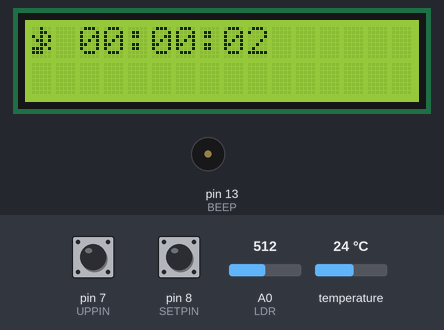
Simulated run of this sketch. Board: Arduino Uno, built with avr-gcc and run on an emulated ATmega328P. Parts: 16×2 character LCD, buzzer (waves = sounding, pin HIGH). Inputs (shaded band) come from the test bench; at power-on: pin 7 (UPPIN) LOW, temperature 24 °C, pin 8 (SETPIN) LOW, A0 (LDR) = 512. Pins used as bus, display or sensor lines are not drawn.

Above: at 1.6 s.
1.7 s: pin 7 (UPPIN) pulled HIGH for 0.15 s
At 2.8 s:
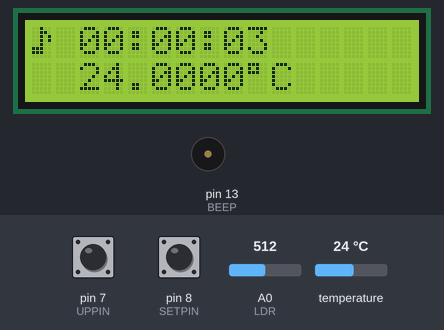
4.5 s: temperature set to 10.5 °C
At 6.8 s:
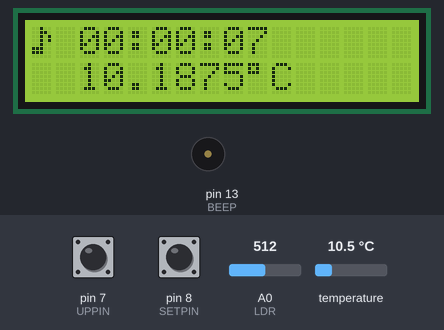
8.5 s: temperature set to 9.3 °C
At 10.4 s:
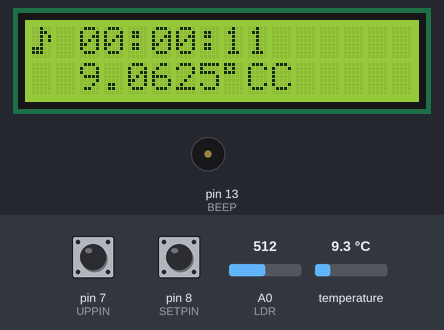
14.8 s: pin 7 (UPPIN) pulled HIGH for 1 s
At 15.8 s:
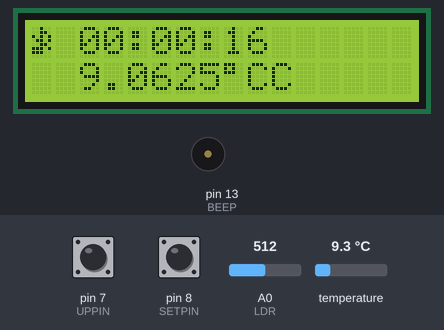
18.5 s: temperature set to 12 °C
At 20.4 s:
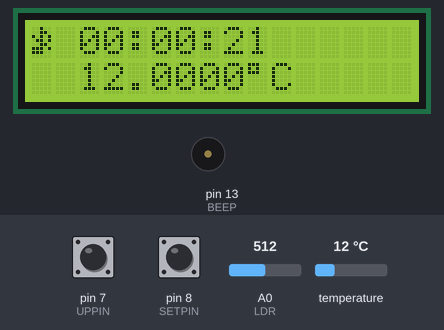
24.5 s: pin 8 (SETPIN) pulled HIGH for 0.15 s
At 25.3 s:
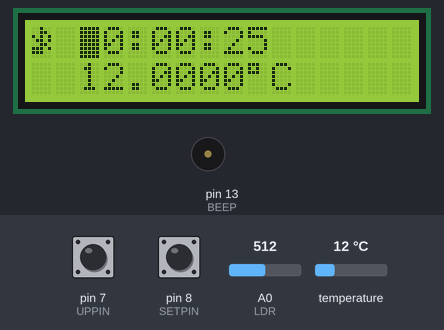
Timing chart, 0 to 27.1 s (numbered marks = the images above; inputs shaded):
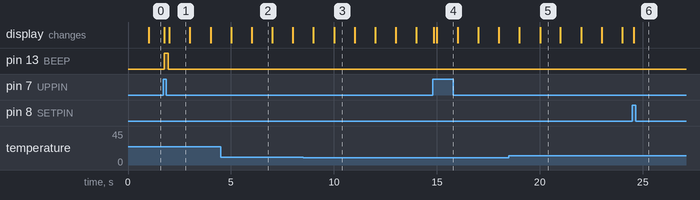

The sketch:

Digital_thermo_DS18B20_clock_LCD_int.ino
```cpp
/******************************************************************************
 * Digital thermometer and clock using LCD display and DS18B20 as a sensor.
 * Display is an LCD 16x2 character display in 4-bit mode.
 *
 * Temperature sampling and display is handled via Timer 1 interrupt (generated every 1 s).
 *
 * Clock works in 24h mode. It is possible to switch on/off beep at o'clock hour.
 *
 * Timer 1 prescaler setting: 1024
 * Timer 1 compare match register: 15624.
 *
 * (C) 2014, 2015 Mariusz Musiał
 *
 * 2015.01.18  Added LCD backlight brightness control in function of ambient light intensity (LDR-based)
 ******************************************************************************/

// Definition of pins to which clock adjustment buttons are connected
#define SETPIN     8
#define UPPIN      7

// Define the analog input pin for reading ambient light level
#define LDR        0
#define LDRMIN   200               // lower limit of LDR analog reading, will result in lowest brightness of LCD
#define LDRMAX   650               // higer limit of LDR analog reading, will result in highest brightness of LCD
#define LDRHYST   10               // Hysteresis value for LDR ambient light reading
#define BLMIN     32               // PWM value for min backlight brightness
#define BLMAX    255               // PWM value for max backlight brightness

#define LCDBL      6               // PWM pin cntrolling the LCD backlight brightness

// define clock setup modes (states)
#define SMIDLE     0
#define SMTHOUR    1               // setting tens of hours
#define SMUHOUR    2               // setting units of hours
#define SMTMINUTE  3               // setting tens of minutes
#define SMUMINUTE  4               // setting units of minutes

#define SEC        2
#define MIN        1
#define HOUR       0

#define CLOCKSTARTCOL 2            // first column for clock display

// Definition of buttons pressed
#define BNONE      0               // no button pressed
#define BSETUP     1               // SETUP button pressed
#define BUP        2               // UP button pressed

#define BEEP      13               // the onboard LED pin
#define BEEPTIME 200               // time in ms for beep function

#define ONEWIREBUS 10              // pin number where the OneWire device is connected to

#include <math.h>
#include <OneWire.h>
#include <Wire.h>                  // required by New LiquidCrystal
#include <LiquidCrystal.h>         // New LiquidCrystal

// DS18B20 Temperature chip i/o
OneWire ds(ONEWIREBUS);            // on pin ONEWIREBUS
// global variables for handling DS18B20 device
byte addr[8];                      // array for holding the device address on the OneWire bus
boolean dsfound = false;
boolean startConversion = true;    // if set then the conversion is called, otherwise readout. It is used in the timer 1 interrupt routine

// clock variables
byte clock[3] = {
  0,0,0};                          // array holding curent time for display: hour, minute, seconds (in binary)
byte tmpClock[3] = {
  0,0,0};
boolean beepflag = false;          // flags if sharp hour beeps or not
boolean notestate = false;         // note displayed in off state

// global variables for handling clock setup/adjustmen
byte setupMode = SMIDLE;           // state variable for handling time addjustment procedure
char timeString[] = {
  "00:00:00"};                     // here the string for current time is constructed
int buttonSetupState;              // the current reading from the input pin
int lastButtonSetupState = LOW;    // the previous reading from the input pin
int buttonUpState;                 // the current reading from the input pin
int lastButtonUpState = LOW;       // the previous reading from the input pin
long lastSetupDebounceTime = 0;    // the last time the output pin for Setuo button was toggled
long lastUpDebounceTime = 0;       // the last time the output pin for Up button was toggled
long debounceDelay = 50;           // the debounce time; increase if the output flickers

// initialize the library with the numbers of the interface pins
LiquidCrystal lcd(12, 11, 5, 4, 3, 2);
//                 |   |  |  |  |  |
//                 |   |  |  |  |  \-- D7
//                 |   |  |  |  \----- D6
//                 |   |  |  \-------- D5
//                 |   |  \----------- D4
//                 |   \-------------- Enable
//                 \------------------ RS

byte noteon[8] = {
  0b00100,0b00110,0b00101,0b00101,0b00100,0b11100,0b11100,0b00000};
byte noteoff[8] = {
  0b00100,0b00110,0b10101,0b01101,0b00110,0b11101,0b11100,0b00000};

int currentLDR, lastLDR;           // reading of the ambient light value. last is updated only if current is greater or lower more than hysteresis value

void setup() {

  // Serial.begin(9600);

  // Configure pins for setting the clock
  pinMode(BEEP, OUTPUT);
  digitalWrite(BEEP, LOW);         // switch off the onboard LED

  pinMode(SETPIN,INPUT);           // button for entering and cycling through setup modes
  pinMode(UPPIN,INPUT);            // button for scrolling up values of clock digits

  pinMode(LDR,INPUT);              // analog in for LDR divider
  pinMode(LCDBL,OUTPUT);           // PWM control of LCD backlight brightness

  lastLDR = analogRead(LDR);
  // clamp the reading
  lastLDR = lastLDR < LDRMIN ? LDRMIN : lastLDR;
  lastLDR = lastLDR > LDRMAX ? LDRMAX : lastLDR;
  // set initial value of backlight brightness
  analogWrite(LCDBL,map(lastLDR,LDRMIN,LDRMAX,BLMIN,BLMAX));

  cli();                           //stop interrupts

  //set timer1 interrupt at 1Hz
  TCCR1A = 0;                      // set entire TCCR1A register to 0
  TCCR1B = 0;                      // same for TCCR1B
  TCNT1  = 0;                      //initialize counter value to 0
  // set compare match register for 1hz increments
  OCR1A = 15624;                   // = (16*10^6) / (1*1024) - 1 (must be <65536)
  // turn on CTC mode
  TCCR1B |= (1 << WGM12);
  // Set CS10 and CS12 bits for 1024 prescaler
  TCCR1B |= (1 << CS12) | (1 << CS10);
  // enable timer compare interrupt
  TIMSK1 |= (1 << OCIE1A);

  sei();                          //allow interrupts

  // look for DS18B20 device
  ds.reset_search();
  if (ds.search(addr)) {
    if (OneWire::crc8(addr, 7) == addr[7])
      if (addr[0] == 0x28)
        dsfound = true;
  }
  else
    ds.reset_search();

  // set up the LCD's number of columns and rows:
  lcd.begin(16, 2);

  lcd.createChar (0, noteon);     // load character to the LCD
  lcd.createChar (1, noteoff);    // load character to the LCD

  lcd.setCursor(0,0);
  lcd.print(char(1));             // print note off
}

void loop() {
  byte button = BNONE;

  if(!dsfound) {                   // if DS18B20 was not foud at setup try to find it here
    ds.reset_search();
    if (ds.search(addr)) {
      if (OneWire::crc8(addr, 7) == addr[7])
        if (addr[0] == 0x28)
          dsfound = true;
    }
    else
      ds.reset_search();
  }

  currentLDR = analogRead(LDR);
  // clamp the reading
  currentLDR = currentLDR < LDRMIN ? LDRMIN : currentLDR;
  currentLDR = currentLDR > LDRMAX ? LDRMAX : currentLDR;

  if((lastLDR - currentLDR) > LDRHYST || (currentLDR - lastLDR) > LDRHYST)
    lastLDR = currentLDR;

  // check if the any of the clock adjustment buttons is pressed
  button = readClockButtons(SETPIN, UPPIN);
  if(button == BSETUP)                    // if SETUP button is pressed
  {
    setupMode += 1;                       // cycle trough setup states
    if(setupMode > SMUMINUTE)             // if we cycled through all states
    {
      setupMode = SMIDLE;                 // we return do idle
      clock[HOUR] = tmpClock[HOUR];       // and copy adjusted clock values to main clock array
      clock[MIN] = tmpClock[MIN];         // and copy adjusted clock values to main clock array
      clock[SEC] = 0;                     // reset seconds counter
      lcd.noBlink();
    }
    if(setupMode != SMIDLE)               // probably it could be 'else' here; if not idle state
    {
      clockSetup(setupMode);              // prepare for adjusting clock digit
    }
  }
  if(button == BUP)                       // if UP button is pressed
  {
    if(setupMode != SMIDLE)               // and we are in the adjustment mode
    {
      clockAdjust(setupMode);             // cycle through allowed values at each button press
    }
    else                                  // beep is toggled outside normal adjust mode
    {
      lcd.setCursor(0,0);
      if(notestate)
      {
        notestate = false;
        lcd.print(char(1));
      }
      else
      {
        notestate = true;
        lcd.print(char(0));
        beep();
      }
    }
  }

  if(beepflag && notestate)               // if beep-on-sharp is on (notestate = true) and timer 1 ISR orders beep
  {
    beep();
    beepflag = false;
  }
}

byte readClockButtons(byte setupPin, byte upPin) {
  byte buttonPressed = BNONE;
  byte testSetup, testUp;

  testSetup = digitalRead(setupPin);
  // check to see if you just pressed the button
  // (i.e. the input went from LOW to HIGH),  and you've waited
  // long enough since the last press to ignore any noise:

  // If the switch changed, due to noise or pressing:
  if (testSetup != lastButtonSetupState)
  {
    // reset the debouncing timer
    lastSetupDebounceTime = millis();
  }

  if ((millis() - lastSetupDebounceTime) > debounceDelay)
  {
    // whatever the reading is at, it's been there for longer
    // than the debounce delay, so take it as the actual current state:

    // if the button state has changed:
    if (testSetup != buttonSetupState)
    {
      buttonSetupState = testSetup;

      if (buttonSetupState == HIGH)
        buttonPressed = BSETUP;
      else
        buttonPressed = BNONE;
    }
  }
  lastButtonSetupState = testSetup;

  if(buttonPressed == BNONE)
  {
    testUp = digitalRead(upPin);
    if (testUp != lastButtonUpState)
    {
      // reset the debouncing timer
      lastUpDebounceTime = millis();
    }

    if ((millis() - lastUpDebounceTime) > debounceDelay)
    {
      // whatever the reading is at, it's been there for longer
      // than the debounce delay, so take it as the actual current state:

      // if the button state has changed:
      if (testUp != buttonUpState)
      {
        buttonUpState = testUp;

        if (buttonUpState == HIGH)
          buttonPressed = BUP;
        else
          buttonPressed = BNONE;
      }
    }
    lastButtonUpState = testUp;
  }

  return buttonPressed;
}

void clockSetup(byte setupmode) {
  int col;

  switch(setupmode) {
  case SMTHOUR:              // we are beginning adjustment
    for(int i = 0; i <= SEC; i++)
      tmpClock[i] = clock[i];
    col = CLOCKSTARTCOL;
    break;
  case SMUHOUR:              // during addjustment the temp time is displayed and addusted
    col = CLOCKSTARTCOL + 1;
    break;
  case SMTMINUTE:
    col = CLOCKSTARTCOL + 3;
    break;
  case SMUMINUTE:
    col = CLOCKSTARTCOL + 4;
    break;
  default:
    break;
  }
  lcd.setCursor(col,0);
  lcd.blink();
}

void clockAdjust(byte setupmode) {
  int thour, tmin, col;

  switch(setupmode) {
  case SMTHOUR:
    tmpClock[HOUR] += 10;                           // ----- this method clears hour units which may be present in clock
    if(tmpClock[HOUR] > 20)
      tmpClock[HOUR] = 0;
    col = CLOCKSTARTCOL;                            // col holds column number where the adjustment blinking cursor will be displayed
    break;
  case SMUHOUR:
    thour = tmpClock[HOUR] / 10;                    // remember tens of hour
    tmpClock[HOUR] = tmpClock[HOUR] % 10;           // leave only units of hour in temp variable
    tmpClock[HOUR] += 1;                            // we are working on units position, so increment units
    if(thour == 2)                                  // if tens of hour is 20, then units are limited to range 0-3
      if(tmpClock[HOUR] > 3)
        tmpClock[HOUR] = 0;
      else if(tmpClock[HOUR] > 9)                   // otherwise units are in the range of 0-9
          tmpClock[HOUR] = 0;
    tmpClock[HOUR] = 10 * thour + tmpClock[HOUR];   // recreate the full value of hour with new value of units
    col = CLOCKSTARTCOL + 1;
    break;
  case SMTMINUTE:
    tmpClock[MIN] += 10;                            // ----- this method clears minute units which may be present in clock
    if(tmpClock[MIN] > 50)
      tmpClock[MIN] = 0;
    col = CLOCKSTARTCOL + 3;
    break;
  case SMUMINUTE:
    tmin = tmpClock[MIN] / 10;                      // remember tens of minute
    tmpClock[MIN] = tmpClock[MIN] % 10;             // leave only units of minute in temp variable
    tmpClock[MIN] += 1;                             // we are working on units position, so increment units
    if(tmpClock[MIN] > 9)                           // otherwise units are in the range of 0-9
        tmpClock[MIN] = 0;
    tmpClock[MIN] = 10 * tmin + tmpClock[MIN];      // recreate the full value of hour with new value of units
    col = CLOCKSTARTCOL + 4;
    break;
  default:
    break;
  }
  timeString[6] = (tmpClock[SEC] / 10) + '0';
  timeString[7] = (tmpClock[SEC] % 10) + '0';
  timeString[3] = (tmpClock[MIN] / 10) + '0';
  timeString[4] = (tmpClock[MIN] % 10) + '0';
  timeString[0] = (tmpClock[HOUR] / 10) + '0';
  timeString[1] = (tmpClock[HOUR] % 10) + '0';
  lcd.setCursor(CLOCKSTARTCOL,0);
  lcd.print(timeString);
  lcd.setCursor(col,0);
  lcd.blink();
}

ISR(TIMER1_COMPA_vect) {

  // This function is called every second
  if(!setupMode)              // if clock setting is not in progress
  {
    clock[SEC] += 1;
    if(clock[SEC] == 60) {
      clock[SEC] = 0;
      clock[MIN] += 1;
      if(clock[MIN] == 60){
        clock[MIN] = 0;
        clock[HOUR] += 1;
        if(clock[HOUR] == 24)
          clock[HOUR] = 0;
      }
    }

    if((clock[MIN] == 0) && (clock[SEC] == 0) && notestate)  // if it's xx o'clock sharp and beep mode is on
      beepflag = true;                                       // order beep outside interrupt routine - beep requires delay

    timeString[6] = (clock[SEC] / 10) + '0';
    timeString[7] = (clock[SEC] % 10) + '0';
    timeString[3] = (clock[MIN] / 10) + '0';
    timeString[4] = (clock[MIN] % 10) + '0';
    timeString[0] = (clock[HOUR] / 10) + '0';
    timeString[1] = (clock[HOUR] % 10) + '0';

    // After updating time, the display of required data is handled.
    lcd.setCursor(CLOCKSTARTCOL,0);
    lcd.print(timeString);  // display mem is only written when the temperature is read

    // set LCD backlight brightness according to last LDR reading
    analogWrite(LCDBL,map(lastLDR,LDRMIN,LDRMAX,BLMIN,BLMAX));

    if(dsfound) {                                  // if DS18B20 has been found on the bus
      if(startConversion) {                        // and it's time for requesting conversion of temperature
        startDSConversion();                       // send conversion order to the device
        startConversion = false;                   // and change state to temperature readout
      }
      else                                         // it's time to read the temperature from the sensor
      {
        lcd.setCursor(2,1);
        lcd.print(readTempDS(),4);                 // read it and display
        lcd.print((char)223);
        lcd.write('C');
        startConversion = true;                    // and change state to temperature conversion
      }
    }
    else                                           // otherwise, if device is not found
    {
      lcd.setCursor(0,1);
      lcd.print("Missing sensor");   // display indication of missing temperature
    }
  }
}


/************************************************************************
 * startDSConversion
 * Input:
 * - nothing
 *
 * Output:
 * - nothing
 *
 * Globals:
 * - addr - array holding address of the DS18B20 device
 *
 * This function orders temperature conversion.
 * Some 750 ms is needed for a 12-bit conversion result, so the readout
 * of the result is called during the consecutive timer 1 interrupt.
 ************************************************************************/

void startDSConversion() {

  ds.reset();
  ds.select(addr);
  ds.write(0x44,0);         // start conversion
}

/************************************************************************
 * readTempDS
 * Input:
 * - nothing
 *
 * Output:
 * - value fo the temperature
 *
 * Globals:
 * - addr - array holding address of the DS18B20 device
 *
 * This function reads the temperature conversion result, ordered by
 * calling startDSConversion().
 * Some 750 ms is needed for a 12-bit conversion result, so the readout
 * of the result is called during the consecutive timer 1 interrupt after
 * the conversion request.
 *
 * 12-bit resolution is used, so the value is up to 4th decimal place.
 ************************************************************************/

float readTempDS()
{
  float temperature = 0.0;
  int rawtemp, rawint, rawfract;
  byte data[12];

  ds.reset();
  ds.select(addr);
  ds.write(0xBE);                         // Read Scratchpad

  for (int i = 0; i < 9; i++) {           // we need 9 bytes
    data[i] = ds.read();
  }

  rawtemp = (data[1] << 8) + data[0];     // we put the temperature conversion MSB and LSB into a single variable
  rawfract = rawtemp & 0x0F;              // and then split it into iteger
  rawint = rawtemp >> 4;                  // and fractional part.

  for(int i = 0; i < 4; i++)              // Then we convert it to float value
  {
    rawfract = rawfract >> i;
    temperature = temperature + (0.0625 * (i+1)) * (rawfract & 0x01);
  }
  temperature = temperature + (float) rawint;

  return temperature;
}

/************************************************************************
 * convTemp
 * Input:
 * - temperature - float value of the temperature to convert to string
 *
 * Output:
 * - tempString - char array holding the result of the conversion to string.
 *                The format is ' '/-ddg.
 *
 * The string is always 4 character long. If the temperature is positive, then
 * the first character is a space, otherwise it is a '-'. Second and third
 * characters represent the value of the temperature and fourth character
 * is a letter 'g' which is displayed as a grade symbol (small superscript circle).
 ************************************************************************/

char *convTemp(float temperature)
{
  char *tempString = "  00";
  int tens = 0, units = 0, tenths = 0;
  int i = 0;

  temperature = round(temperature);
  if(temperature < 100)
  {
    if(temperature < 0)
      tempString[i] = '-';
    else
      tempString[i] = ' ';
    temperature = fabs(temperature);
    i++;
    if(temperature >= 10.0)
    {
      tens = temperature / 10;
      tempString[i] = tens + '0';
      temperature = temperature - tens * 10;
    }
    else
      tempString[i] = ' ';
    i++;
    if(temperature >= 1.0)
    {
      units = temperature;
      tempString[i] = units + '0';
      temperature = temperature - units;
    }
    else
      tempString[i] = '0';
    tempString[++i] = 'g';
  }

  return tempString;
}

void beep() {
  digitalWrite(BEEP, HIGH);
  delay(BEEPTIME);
  digitalWrite(BEEP, LOW);
}
```

Measured:
- the behaviour switches between 10 and 9.9 °C on temperature (found by bisection; images 2 and 3)
- after the input at 1.7 s, pin 13 (BEEP): LOW → HIGH after 0.05 s, → LOW 0.20 s later; the display: first changes after 0.05 s (image 1 shows a later state)
- after the input at 8.5 s, the display: first differs from a run without the input after 1.5 s (image 3)
- after the input at 14.8 s, the display: first changes after 0.05 s (image 4 shows a later state)
- after the input at 18.5 s, the display: first differs from a run without the input after 1.5 s (image 5)
- what the display in image 1 shows lasts 1.0 s, from 2.0 s to 3.0 s
